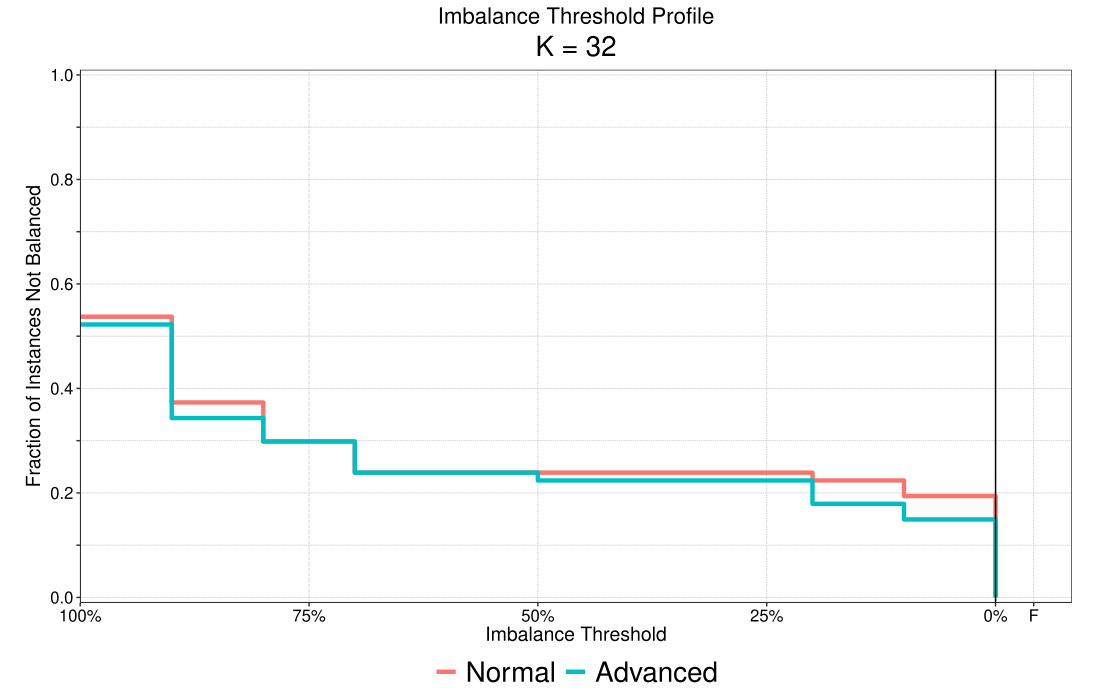

Here is the R script that generated this plot:
#!/usr/bin/env Rscript
# Run from the repository root: Rscript st_options_imbalance.R
source("R/common.R")
source("R/performance_profile_plot.R")

data_dir <- normalizePath("data/st_options", mustWork = TRUE)
csv_files <- c(
    "Normal" = "do_nothing_ip.st_no.refinement_st.normal_st.recalculations.5_k32.csv",
    "Advanced" = "do_nothing_ip.st_no.refinement_st.advanced_st.recalculations.5_k32.csv"
)

datasets <- lapply(names(csv_files), function(name) {
    load_dataset(
        filename = file.path(data_dir, csv_files[[name]]),
        name = name,
        normalizer = default_km1_normalizer,
        cache = FALSE
    )
})

profile <- do.call(create_imbalance_success_profile_plot,
    c(datasets, list(
        levels = names(csv_files),
        plot.xlab = "Imbalance Threshold",
        plot.ylab = "Fraction of Instances Not Balanced",
        legend.title = NULL,
        tex = FALSE
    )))
for (dataset in datasets) {
    failed <- as.logical(dataset$Failed) | as.logical(dataset$Timeout)
    if (!any(failed)) {
        profile$data <- profile$data[!(
            as.character(profile$data$Algorithm) == dataset$Algorithm[[1]] &
                profile$data$Ratio > 1
        ), , drop = FALSE]
    }
}
profile$data$Fraction <- 1 - profile$data$Fraction
profile <- profile +
    ggplot2::labs(title = "Imbalance Threshold Profile") +
    default_theme +
    ggplot2::theme(
        legend.position = "bottom",
        axis.title.x = ggplot2::element_text(size = 14),
        axis.title.y = ggplot2::element_text(size = 14),
        axis.text.x = ggplot2::element_text(size = 12),
        axis.text.y = ggplot2::element_text(size = 12),
        legend.text = ggplot2::element_text(size = 20),
        plot.subtitle = ggplot2::element_text(size = 20, hjust = 0.5),
        plot.title = ggplot2::element_text(size = 16, hjust = 0.5)
    )

grDevices::pdf("st_options_imbalance.pdf", width = 11, height = 7)
tryCatch(print(profile), finally = grDevices::dev.off())
